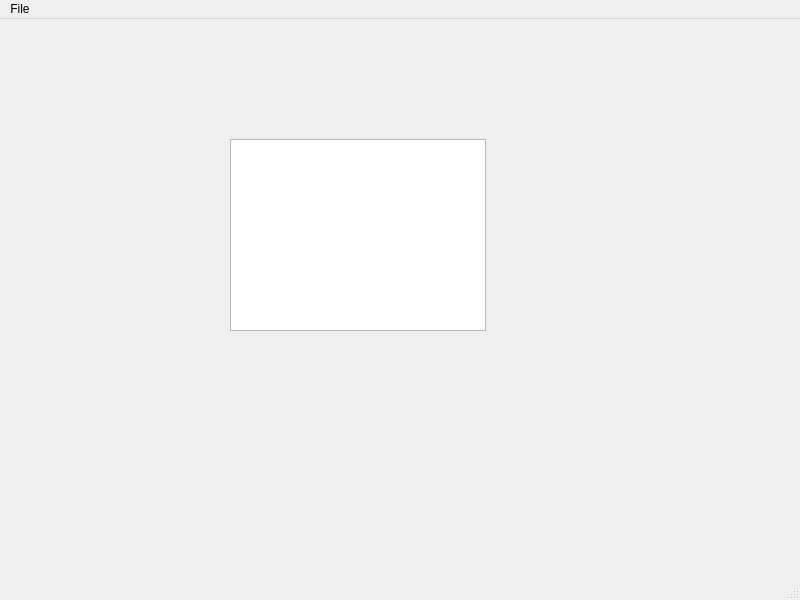
<?xml version="1.0" encoding="UTF-8"?>
<ui version="4.0">
 <class>DetLabelWindow</class>
 <widget class="QMainWindow" name="DetLabelWindow">
  <property name="geometry">
   <rect>
    <x>0</x>
    <y>0</y>
    <width>800</width>
    <height>600</height>
   </rect>
  </property>
  <property name="windowTitle">
   <string>MainWindow</string>
  </property>
  <widget class="QWidget" name="centralwidget">
   <widget class="QGraphicsView" name="graphicsView">
    <property name="geometry">
     <rect>
      <x>230</x>
      <y>120</y>
      <width>256</width>
      <height>192</height>
     </rect>
    </property>
   </widget>
  </widget>
  <widget class="QMenuBar" name="menubar">
   <property name="geometry">
    <rect>
     <x>0</x>
     <y>0</y>
     <width>800</width>
     <height>22</height>
    </rect>
   </property>
   <widget class="QMenu" name="menu_file">
    <property name="title">
     <string>File</string>
    </property>
    <addaction name="action_open_file"/>
   </widget>
   <addaction name="menu_file"/>
  </widget>
  <widget class="QStatusBar" name="statusbar"/>
  <action name="action_open_file">
   <property name="text">
    <string>Open File</string>
   </property>
  </action>
 </widget>
 <resources/>
 <connections/>
</ui>
